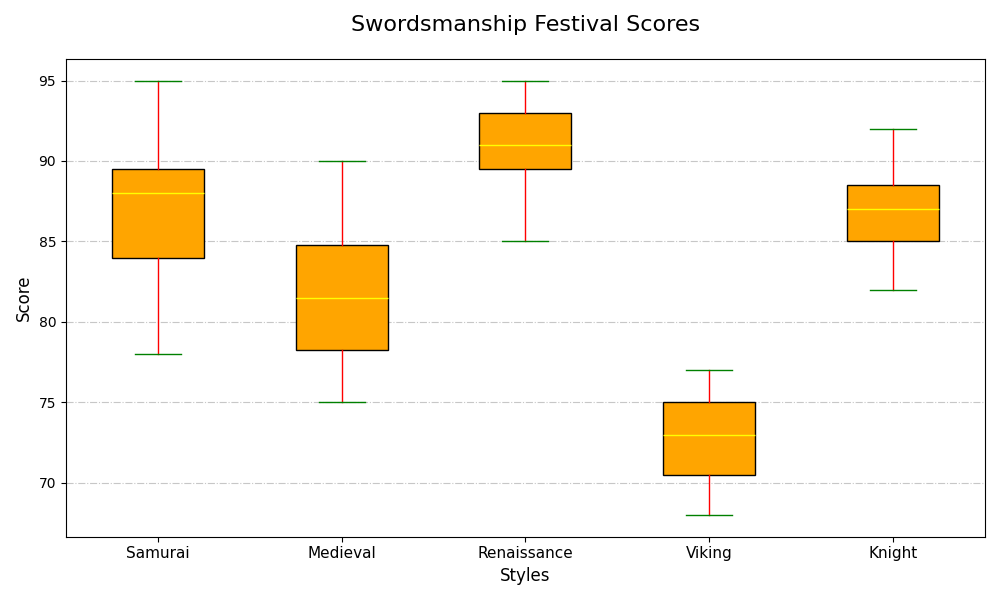

This chart was generated by the following Python code:
import matplotlib.pyplot as plt
import numpy as np

styles = ["Samurai", "Medieval", "Renaissance", "Viking", "Knight"]
scores_kenjutsu = [85, 88, 82, 89, 90, 95, 83, 87, 88, 92, 94, 78, 85, 81, 89]
scores_longsword = [78, 75, 80, 76, 84, 83, 82, 79, 77, 81, 85, 88, 86, 90]
scores_rapier = [90, 92, 94, 95, 88, 93, 91, 90, 92, 94, 89, 85, 87, 93, 91]
scores_viking = [70, 72, 68, 74, 77, 76, 75, 73, 69, 70, 72, 74, 76, 71, 75]
scores_knight = [82, 85, 84, 83, 87, 89, 88, 86, 85, 90, 92, 86, 88, 87, 89]

data = [scores_kenjutsu, scores_longsword, scores_rapier, scores_viking, scores_knight]

plt.figure(figsize=(10, 6))

bp = plt.boxplot(data, patch_artist=True, notch=False, vert=True,
                 boxprops=dict(facecolor="orange", color="black"),
                 capprops=dict(color="green"),
                 whiskerprops=dict(color="red"),
                 flierprops=dict(markerfacecolor='purple', marker='*', markersize=12),
                 medianprops=dict(color="yellow"))

plt.title("Swordsmanship Festival Scores", fontsize=16, pad=20)
plt.xlabel("Styles", fontsize=12)
plt.ylabel("Score", fontsize=12)

plt.xticks(np.arange(1, len(styles) + 1), styles, fontsize=11)
plt.grid(axis='y', linestyle='-.', alpha=0.7)

plt.tight_layout()
plt.show()
